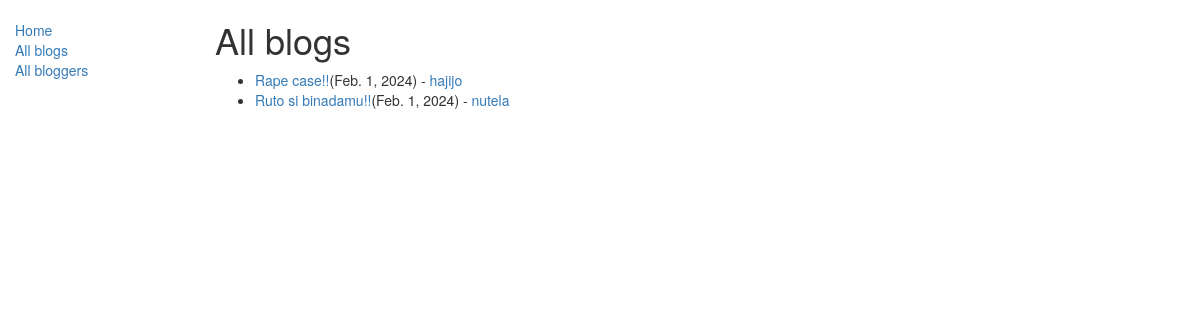
The app's page /blogs/ with its own data.
### blog/models.py (models this page shows, shortened)
class BlogPost(models.Model):
    name = models.CharField(max_length=200)
    author = models.ForeignKey(BlogAuthor, on_delete=models.SET_NULL, null=True)
    description = models.TextField(max_length=2000, help_text="Enter your blog text here.")
    post_date = models.DateField(default=date.today)
    class Meta:
        ordering = ["-post_date"]
    def get_absolute_url(self):
        return reverse('blog-detail', args=[str(self.id)])

class BlogAuthor(models.Model):
    user = models.OneToOneField(User, on_delete=models.SET_NULL, null=True)
    bio = models.TextField(max_length=400, help_text="Enter your bio details here.")
    class Meta:
        ordering = ["user","bio"]
    def __str__(self):
        return self.user.username

### blog/views.py (the view)
# urls.py: path('blogs/', views.BlogListView.as_view(), name='blogs'),
class BlogListView(generic.ListView):
    model = BlogPost
    paginate_by = 5

### blog/templates/blog/blogpost_list.html
{% extends "base_generic.html" %}
{% block content %}
    <h1>All blogs</h1>
    {% if blogpost_list %}
        <ul>
            {% for blog in blogpost_list %}
                <li><a href="{{ blog.get_absolute_url }}">{{ blog.name }}</a>({{ blog.post_date}}) - <a href="{% url 'blogs-by-author' blog.author.pk %}">{{ blog.author }}</a></li>
            {% endfor %}
        </ul>
    {% else %}
        <p>There are no blogs.</p>
    {% endif %}
{% endblock %}

### records on screen
BlogPost: name "Rape case!!", post_date "Feb. 1, 2024", author "hajijo"
BlogPost: name "Ruto si binadamu!!", post_date "Feb. 1, 2024", author "nutela"
